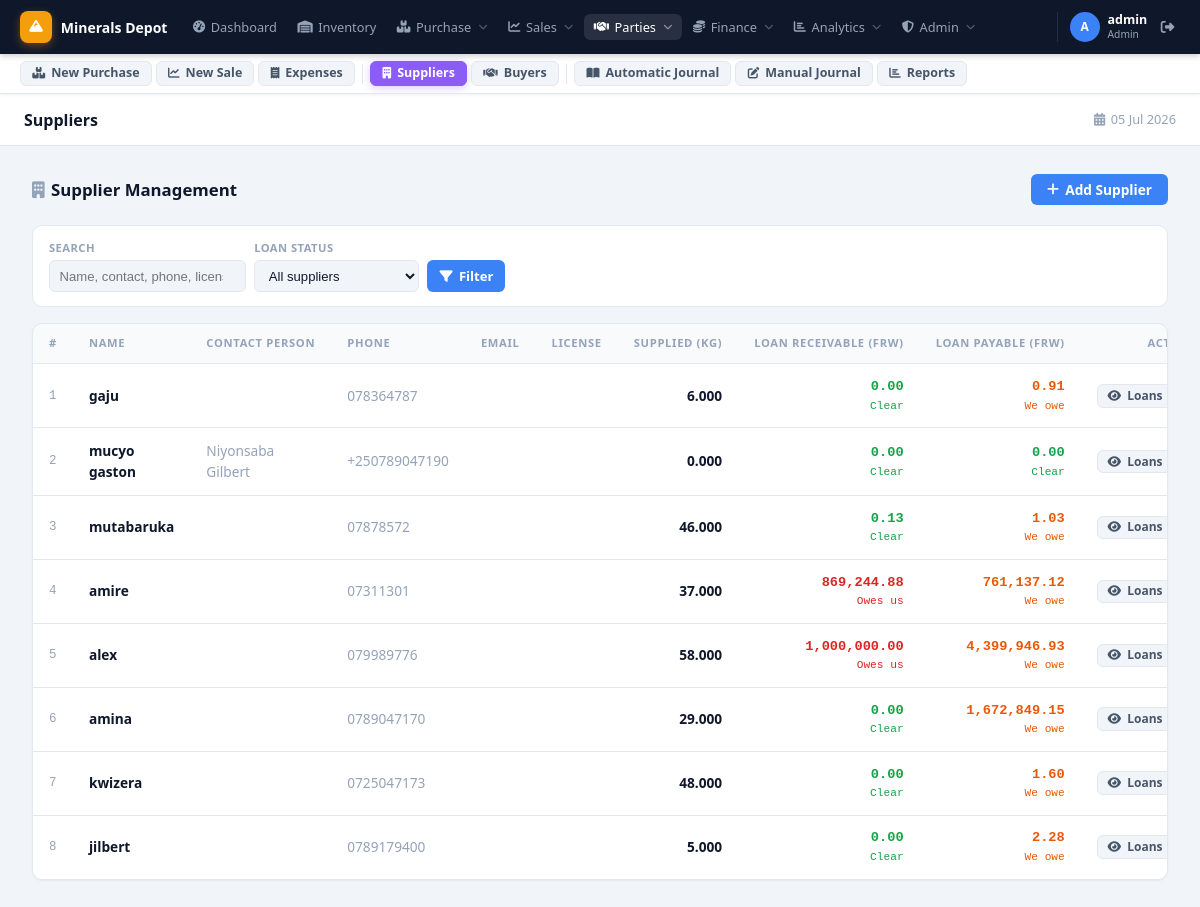
The app's page /suppliers.php (signed in), older data.
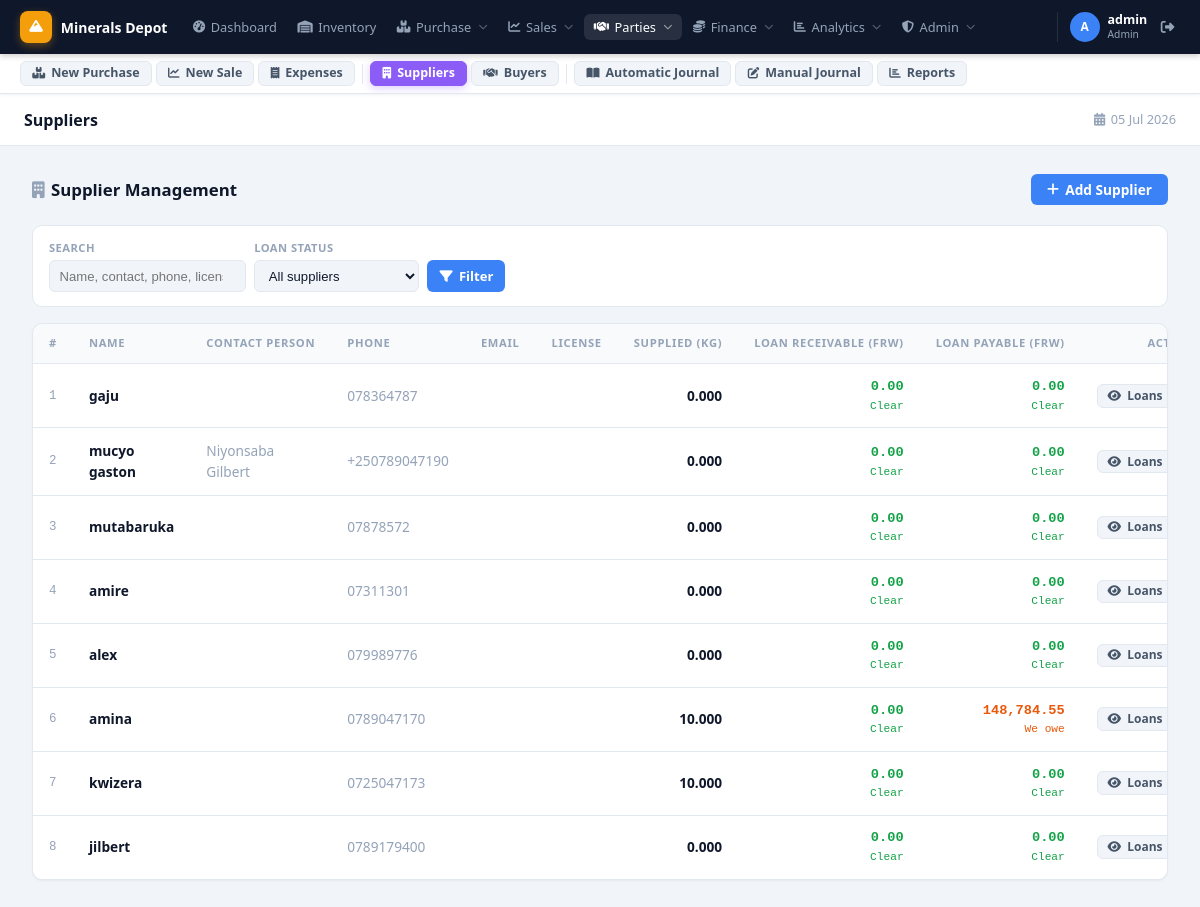
The same page, newer data.
### tables this page shows
CREATE TABLE `suppliers` (
  `id` int(11) NOT NULL AUTO_INCREMENT,
  `supplier_code` varchar(50) NOT NULL,
  `name` varchar(100) NOT NULL,
  `contact_person` varchar(100) DEFAULT NULL,
  `phone` varchar(20) DEFAULT NULL,
  `email` varchar(100) DEFAULT NULL,
  `license_number` varchar(100) DEFAULT NULL,
  `address` text DEFAULT NULL,
  `created_at` timestamp NOT NULL DEFAULT current_timestamp(),
  PRIMARY KEY (`id`),
  UNIQUE KEY `supplier_code` (`supplier_code`)
);

### suppliers.php (the view, shortened to what the changed rows need)
<?php
require_once 'config/database.php';
$where = []; $params = [];
$where_sql = $where ? 'WHERE '.implode(' AND ',$where) : '';
$loan_having = '';
$stmt = $pdo->prepare("
    SELECT s.*,
           COALESCE(SUM(b.quantity),0) AS total_supplied,
           COALESCE((SELECT SUM(CASE WHEN type='loan' AND is_deferred=0 THEN amount WHEN type='repayment' THEN -amount ELSE 0 END)
                     FROM supplier_loans WHERE supplier_id=s.id),0) AS loan_balance,
           COALESCE((SELECT SUM(CASE WHEN type='loan' AND is_deferred=1 THEN amount
                                        WHEN type='repayment' AND is_deferred=1 THEN -amount
                                        ELSE 0 END)
                     FROM supplier_loans WHERE supplier_id=s.id),0) AS deferred_balance
    FROM suppliers s
    LEFT JOIN batches b ON b.supplier_id = s.id
    $where_sql
    GROUP BY s.id
    $loan_having
    ORDER BY s.created_at DESC
");
$stmt->execute($params);
$suppliers = $stmt->fetchAll();
include 'includes/header.php';
?>
<div class="page-header">
    <h2><i class="fas fa-building" style="margin-right:.4rem;color:var(--text-muted)"></i>Supplier Management</h2>
</div>
<div class="table-wrap">
    <table>
        <thead>
            <tr>
                <th>#</th>
                <th>Name</th>
                <th>Contact Person</th>
                <th>Phone</th>
                <th>Email</th>
                <th>License</th>
                <th style="text-align:right">Supplied (kg)</th>
                <th style="text-align:right">Loan Receivable (FRW)</th>
                <th style="text-align:right">Loan Payable (FRW)</th>
                <th style="text-align:center">Actions</th>
            </tr>
        </thead>
        <tbody id="sup-tbody">
        <?php
        $i=0;
        foreach($suppliers as $sup):
            $lb    = (float)$sup['loan_balance'];
            $lbPos = $lb > 0;
            $lbClr = $lbPos ? '#dc2626' : '#16a34a';
            $def   = (float)$sup['deferred_balance'];
            $defClr = $def > 0 ? '#ea580c' : '#16a34a';
        ?>
        <tr id="sup-row-<?= $sup['id'] ?>"
            data-name="<?= htmlspecialchars($sup['name'], ENT_QUOTES) ?>"
            data-contact="<?= htmlspecialchars($sup['contact_person'] ?? '', ENT_QUOTES) ?>"
            data-phone="<?= htmlspecialchars($sup['phone'] ?? '', ENT_QUOTES) ?>"
            data-email="<?= htmlspecialchars($sup['email'] ?? '', ENT_QUOTES) ?>"
            data-license="<?= htmlspecialchars($sup['license_number'] ?? '', ENT_QUOTES) ?>"
            data-address="<?= htmlspecialchars($sup['address'] ?? '', ENT_QUOTES) ?>">
            <td class="font-mono text-muted" style="font-size:.78rem"><?= ++$i ?></td>
            <td class="fw-600"><?= htmlspecialchars($sup['name']) ?></td>
            <td class="text-muted"><?= htmlspecialchars($sup['contact_person'] ?? '') ?></td>
            <td class="text-muted"><?= htmlspecialchars($sup['phone'] ?? '') ?></td>
            <td class="text-muted" style="font-size:.82rem"><?= htmlspecialchars($sup['email'] ?? '') ?></td>
            <td class="font-mono text-muted" style="font-size:.78rem"><?= htmlspecialchars($sup['license_number'] ?? '') ?></td>
            <td style="text-align:right" class="fw-600"><?= number_format($sup['total_supplied'], 3) ?></td>
            <td style="text-align:right;font-family:monospace;font-weight:700;color:<?= $lbClr ?>">
                <?= number_format(abs($lb), 2) ?>
                <div style="font-size:.7rem;font-weight:400;color:<?= $lbClr ?>"><?= $lbPos ? 'Owes us' : 'Clear' ?></div>
            </td>
            <td style="text-align:right;font-family:monospace;font-weight:700;color:<?= $defClr ?>">
                <?php if($def > 0): ?>
                <a href="loans-payable.php?supplier_id=<?= $sup['id'] ?>" style="color:<?= $defClr ?>;text-decoration:none">
                    <?= number_format($def, 2) ?>
                    <div style="font-size:.7rem;font-weight:400">We owe</div>
                </a>
                <?php else: ?>
                <span style="color:#16a34a">0.00<div style="font-size:.7rem;font-weight:400">Clear</div></span>
                <?php endif; ?>
            </td>
            <td style="text-align:center;white-space:nowrap">
                <a href="loans.php?supplier_id=<?= $sup['id'] ?>"
                   class="btn btn-secondary" style="padding:.3rem .6rem;font-size:.75rem;margin-right:.3rem">
                    <i class="fas fa-eye"></i> Loans
                </a>
            </td>
        </tr>
        <?php endforeach; ?>
        </tbody>
    </table>
</div>
<?php include 'includes/footer.php'; ?>

Row changes from the older to the newer data that the page shows:
changed suppliers "gaju": total_supplied "6.000" → "0.000"; def "0.91" → (not shown); text "We owe" → "0.00 Clear"
changed suppliers "mutabaruka": total_supplied "46.000" → "0.000"; lb "0.13" → "0.00"; def "1.03" → (not shown); text "We owe" → "0.00 Clear"
changed suppliers "amire": total_supplied "37.000" → "0.000"; lb "869,244.88" → "0.00"; def "761,137.12" → (not shown); text "Owes us We owe" → "Clear 0.00 Clear"
changed suppliers "alex": total_supplied "58.000" → "0.000"; lb "1,000,000.00" → "0.00"; def "4,399,946.93" → (not shown); text "Owes us We owe" → "Clear 0.00 Clear"
changed suppliers "amina": total_supplied "29.000" → "10.000"; def "1,672,849.15" → "148,784.55"
changed suppliers "kwizera": total_supplied "48.000" → "10.000"; def "1.60" → (not shown); text "We owe" → "0.00 Clear"
changed suppliers "jilbert": total_supplied "5.000" → "0.000"; def "2.28" → (not shown); text "We owe" → "0.00 Clear"
